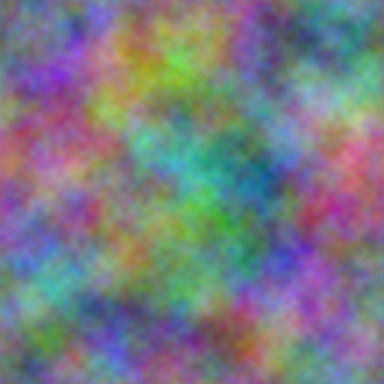
#> input picture tools/scenery/cloud-source.png, 384 x 384 px
$ python bake_cloud_field.py
#> lines starting #> are read from the running program, lines starting #| are printed output that depends on the picture
"""Bake the battle cloud density and vertical profile into a compact volume atlas."""
from pathlib import Path

import numpy as np
from PIL import Image
from scipy.ndimage import map_coordinates

assets = Path(__file__).resolve().parents[1] / "assets"
width, length, layers = 96, 64, 32
source = Image.open(Path(__file__).resolve().parent / "scenery/cloud-source.png").convert("RGB").resize((width, length))
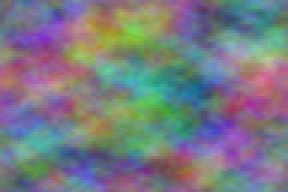
#> source: PIL image 96x64 RGB (shown 3 times larger); mean R, G, B 119.9, 122.6, 131.4
source = np.asarray(source, dtype=np.float32) / 255.0
#> source: shape (64, 96, 3) float32
height, z, x = np.meshgrid(np.linspace(0, 1, layers), np.arange(length), np.arange(width), indexing="ij")
rng = np.random.default_rng(184)
turbulence = map_coordinates(rng.random((8, 8, 12)),
    (height * 6 + 0.5, z * 8 / length, x * 12 / width), order=3, mode="grid-wrap")
cover = source[..., 0] * 0.73 + source[..., 1] * 0.27
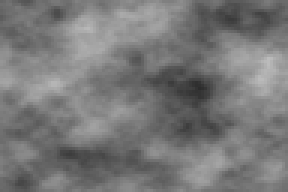
#> cover: shape (64, 96) float32 (shown 3 times larger); min 0.173, max 0.738, mean 0.473
cover = map_coordinates(cover, (z + height * 8, x - height * 14), order=1, mode="grid-wrap")
profile = np.sin(np.pi * height) ** 0.76
cloud = np.clip((cover + 0.21 * (turbulence - 0.5) - 0.43) / 0.31, 0, 1)
field = np.uint8(np.rint(cloud * cloud * (3 - 2 * cloud) * profile * 255))
atlas = Image.new("L", (width * 8, length * 4))
#> atlas: PIL image 768x256 L; every value is 0
for layer in range(layers):
    atlas.paste(Image.fromarray(field[layer]), (layer % 8 * width, layer // 8 * length))
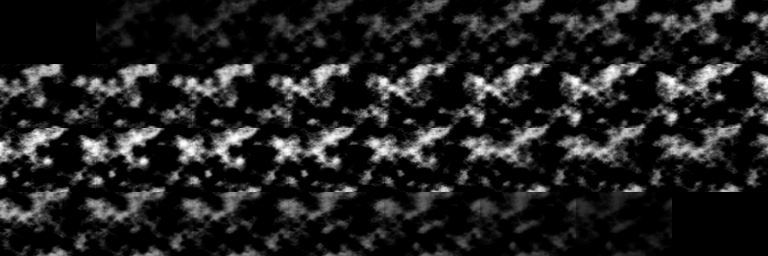
#> atlas: PIL image 768x256 L; min 0, max 255, mean 32.4
atlas.save(assets / "environment/cloud-volume.png", optimize=True)
